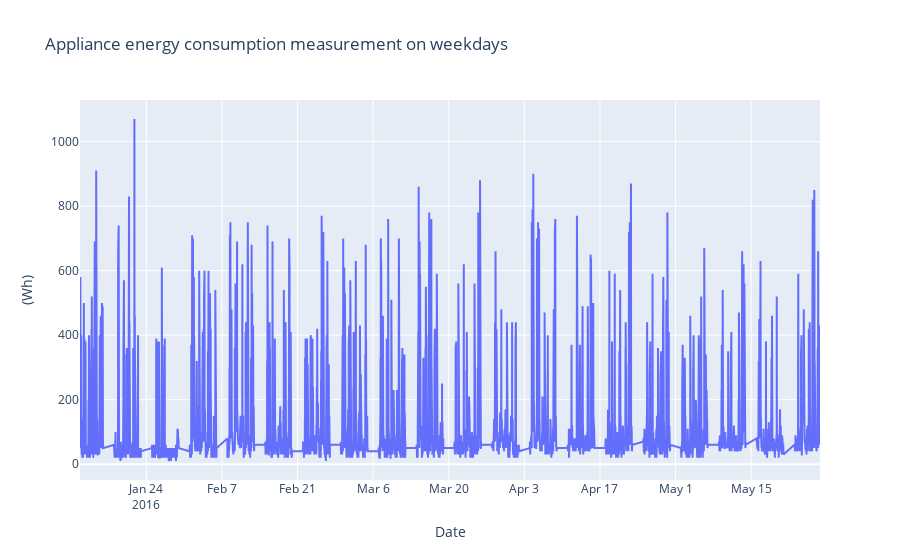

The code cell stored with this chart in its notebook:
### Code cell
# Find rows with weekday 
temp_weekday =  df[df['WEEKDAY'] == 0]
# To understand the timeseries variation of the applaince energy consumption
visData = go.Scatter( x= temp_weekday.date  ,  mode = "lines", y = temp_weekday.Appliances )
layout = go.Layout(title = 'Appliance energy consumption measurement on weekdays' , xaxis=dict(title='Date'), yaxis=dict(title='(Wh)'))
fig = go.Figure(data=[visData],layout=layout)

iplot(fig)

### Figure 1 — Plotly figure (JSON) as saved in the notebook; plotly's stock layout.template omitted (floating-point values rounded to 4 significant figures; data arrays with more than 128 entries replaced by an {"elided": "..."} marker saying what was removed)
{"data": [{"mode": "lines", "type": "scatter", "x": {"elided": "14263 str values"}, "y": {"elided": "14263 int values"}}], "layout": {"title": {"text": "Appliance energy consumption measurement on weekdays"}, "xaxis": {"title": {"text": "Date"}}, "yaxis": {"title": {"text": "(Wh)"}}}}
